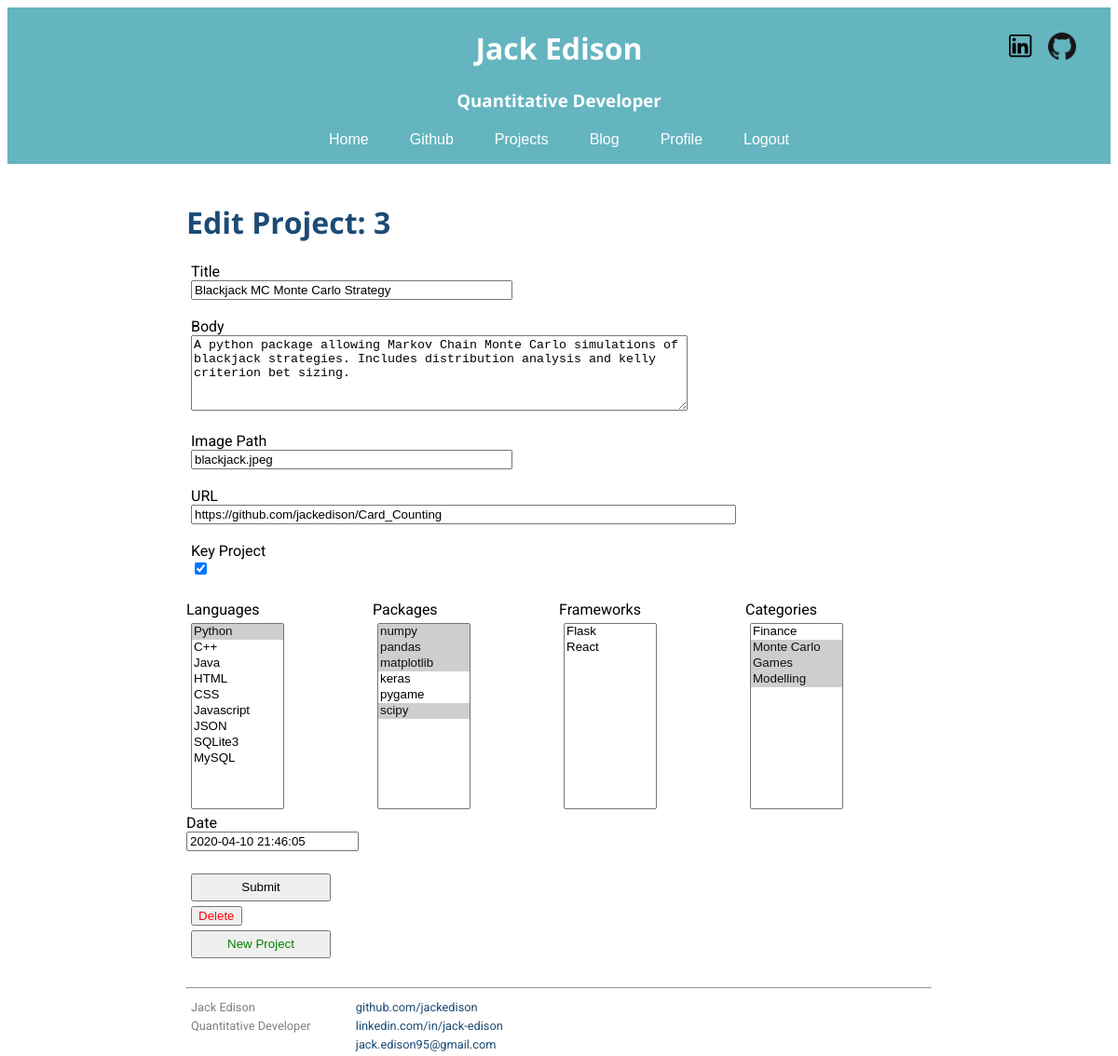
The page /edit_project/3 (signed in) on the database its author committed.
### my_package/models.py (models this page shows, shortened)
class Projects(db.Model):
    id = db.Column(db.Integer, primary_key=True)
    title = db.Column(db.String(40))
    body = db.Column(db.String(190))
    date = db.Column(db.DateTime, index=True, default=datetime.utcnow)
    img_path = db.Column(db.String(60))  # Path to img
    url_to_link = db.Column(db.String(60))
    key_project = db.Column(db.Boolean)
    languages = db.relationship('Language', backref='author', lazy='dynamic')
    packages = db.relationship('Package', backref='author', lazy='dynamic')
    frameworks = db.relationship('Framework', backref='author', lazy='dynamic')
    categories = db.relationship('Category', backref='author', lazy='dynamic')
    def img(self):
        return '/images/'+self.img_path

### my_package/routes.py (the view)
@app.route('/edit_project/<id>', methods=['GET', 'POST'])
@login_required
def edit_project(id):
    if current_user.username != "Jack":
        return render_template('403.html')
    project = Projects.query.filter_by(id=id).first_or_404()
    form = ProjectForm()
    if form.validate_on_submit():  # If form is valid and submit
        if form.submit.data:
            project.title = form.title.data
            project.body = form.body.data
            project.img_path = form.img_path.data
            project.url_to_link = form.url_to_link.data
            project.key_project = form.key_project.data
            project.date = form.date.data
            languages = project.languages
            for language in languages:
                db.session.delete(language)
            for language in form.languages.data:
                lang = Language(project_id=project.id, language=language)
                project.languages.append(lang)
            packages = project.packages
            for package in packages:
                db.session.delete(package)
            for package in form.packages.data:
                pack = Package(project_id=project.id, package=package)
                project.packages.append(pack)
            frameworks = project.frameworks
            for framework in frameworks:
                db.session.delete(framework)
            for framework in form.frameworks.data:
                frame = Framework(project_id=project.id, framework=framework)
                project.frameworks.append(frame)
            categories = project.categories
            for category in categories:
                db.session.delete(category)
            for category in form.categories.data:
                cat = Category(project_id=project.id, category=category)
                project.categories.append(cat)
            db.session.commit()
            flash('Your changes have been saved.')
        elif form.new_project.data:
            project = Projects()
            db.session.add(project)
            db.session.commit()
            return redirect(url_for('edit_project', id=project.id))
        elif form.delete.data:
            db.session.delete(project)
            db.session.commit()
            return redirect(url_for('index'))
    elif request.method == 'GET':  # If GET request for form then fill about_me
        form.title.data = project.title
        form.body.data = project.body
        form.img_path.data = project.img_path
        form.url_to_link.data = project.url_to_link
        form.key_project.data = project.key_project
        form.date.data = project.date
        form.languages.data = [lang.language for lang in project.languages]
        form.packages.data = [pack.package for pack in project.packages]
        form.frameworks.data = [frame.framework for frame in project.frameworks]
        form.categories.data = [cat.category for cat in project.categories]
    return render_template('edit_project.html', project=project, form=form)

### my_package/models.py (called while the page is built)
@login.user_loader
def load_user(id):
    return User.query.get(int(id))

### my_package/routes.py (called while the page is built)
@app.before_request
def before_request():
    if current_user.is_authenticated:  # if user is logged in
        current_user.last_seen = datetime.utcnow()
        db.session.commit()

### my_package/templates/edit_project.html (shortened to what this page needs)
{% extends "base.html" %}
{% block content %}
<div class="container">
<h1>Edit Project: {{ project.id }}</h1>
<form action="" method="post">
    <p>
        {{ form.title.label }}<br>
        {{ form.title(size=40, maxlength=40)}}<br><br>
        {{ form.body.label }}<br>
        {{ form.body(rows=5, cols=64, maxlength=190)}}<br><br>
        {{ form.img_path.label }}<br>
        {{ form.img_path(size=40)}}<br><br>
        {{ form.url_to_link.label }}<br>
        {{ form.url_to_link(size=70)}}<br><br>
        {{ form.key_project.label }}<br>
        {{ form.key_project()}}<br><br>
        <div class="row_ep">
            <div class="column_ep">
                {{ form.languages.label }}<br>
                <p>{{ form.languages(class='multipleselect') }}</p>
            </div>
            <div class="column_ep">
                {{ form.packages.label }}<br>
                <p>{{ form.packages(class='multipleselect') }}</p>
            </div>
            <div class="column_ep">
                {{ form.frameworks.label }}<br>
                <p>{{ form.frameworks(class='multipleselect') }}</p>
            </div>
            <div class="column_ep">
                {{ form.categories.label }}<br>
                <p>{{ form.categories(class='multipleselect') }}</p>
            </div>
        </div>
        {{ form.date.label }}<br>
        {{ form.date()  }}<br><br>
    </p>
    <p>{{ form.submit(class='submit') }}</p>
    <p>{{ form.delete(class='delete') }}</p>
    <p>{{ form.new_project(class='new_project') }}</p>
</form>
</div>
{% endblock %}

### my_package/static/css/main.css (style rules this page uses)
.container { padding-top: 10px; margin-left: auto; margin-right: auto; max-width: 800px; font-family: 'Roboto', sans-serif; color: black; }
h1 { font-family: 'Open Sans', sans-serif; color: rgb(28, 75, 117); }
p, div { font-family: 'Roboto', sans-serif; }
body { background-color: rgb(255, 255, 255); }
#projects-grid .text h2, h3, h4, h5, h6, p { margin: 5px; padding: 0px; vertical-align: top; }
.submit { width: 150px; height: 30px; }
.delete { color: red; }
.multipleselect { width: 100px; height: 200px; }
.new_project { width: 150px; height: 30px; color: green; }
.column_ep { float: left; width: 25%; padding: 0px; }
.row_ep::after { content: ""; clear: both; display: table; }

### rows shown on the page
Projects: id "3", title "Blackjack MC Monte Carlo Strategy", body "A python package allowing Markov Chain Monte Carlo simulations of blackjack strategies. Includes distribution analysis and kelly criterion bet sizing.", img_path "blackjack.jpeg", url_to_link "https://github.com/jackedison/Card_Counting", key_project "☑", date "2020-04-10 21:46:05"
